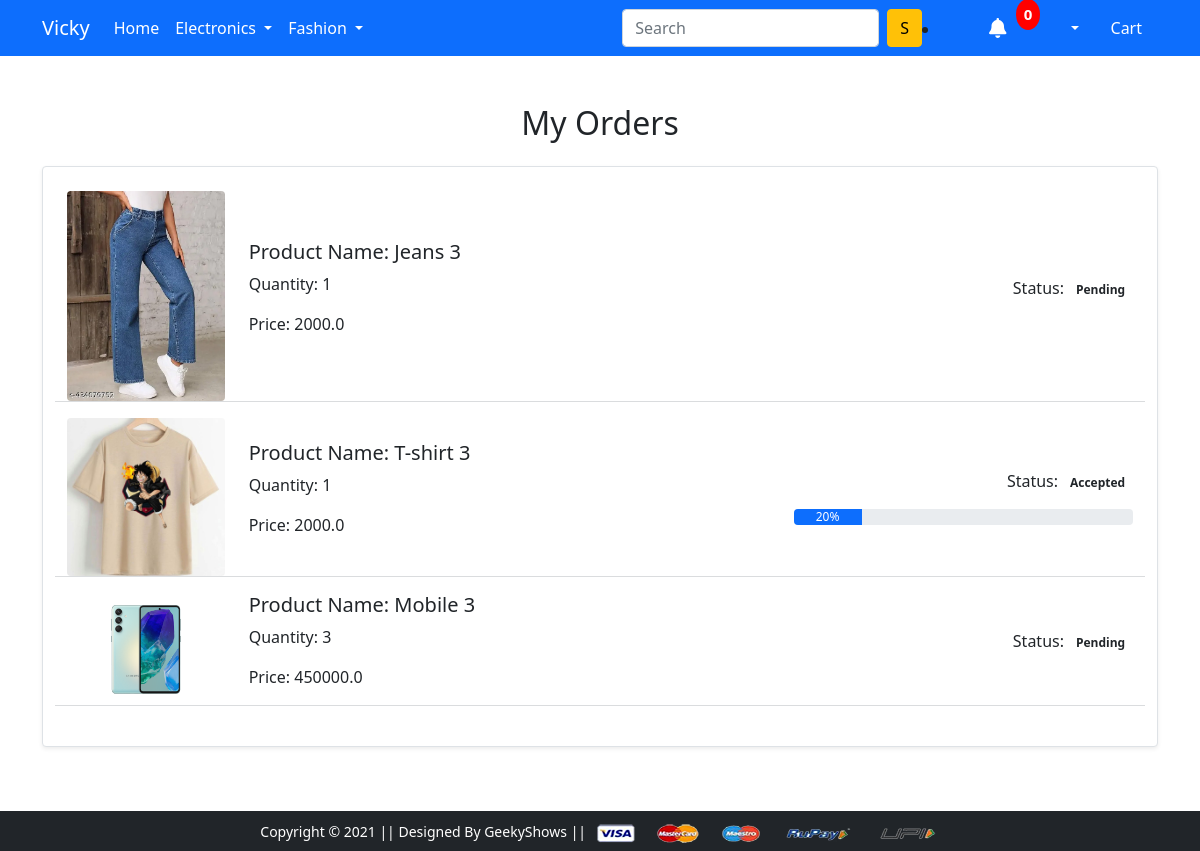
The page /orders/ (signed in) on the database as committed earlier.
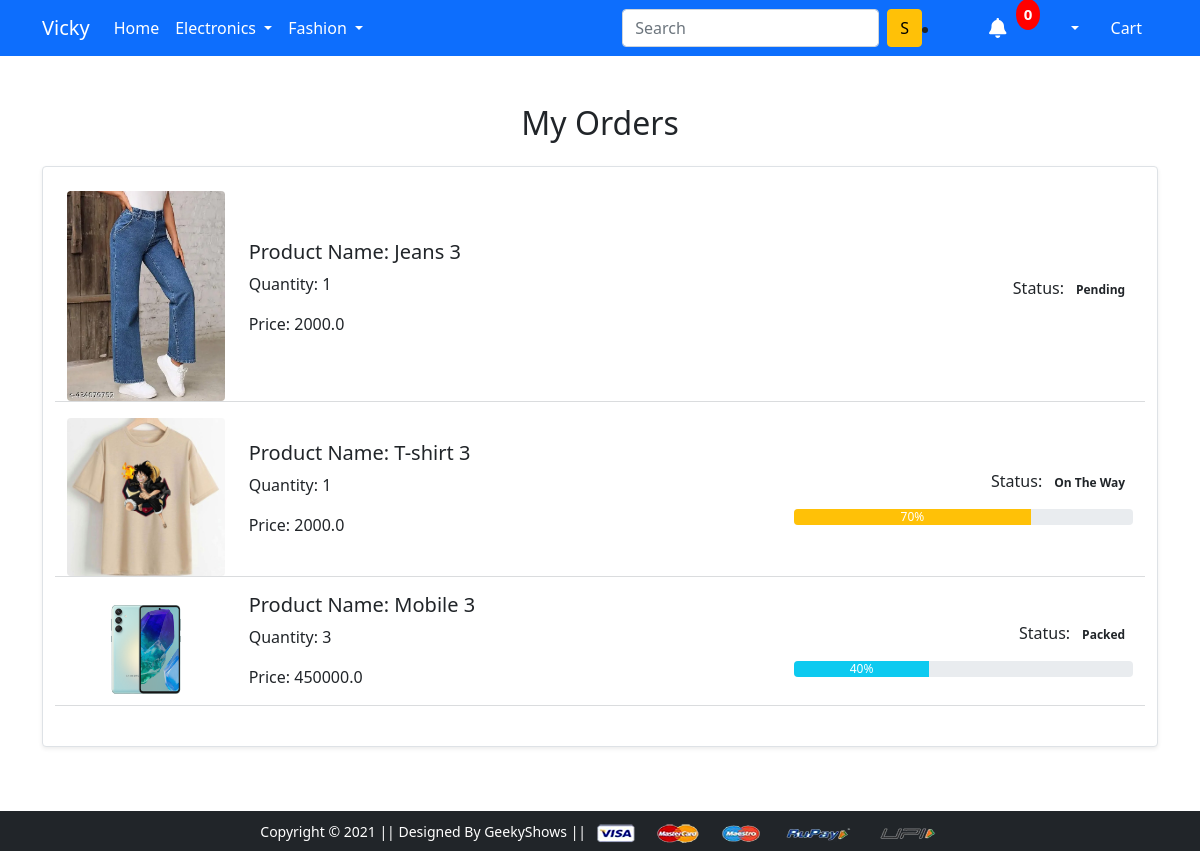
The same page on the database as committed later.
### app/models.py (models this page shows, shortened)
class OrderPlaced(models.Model):
    user=models.ForeignKey(User, on_delete=models.CASCADE)
    customer=models.ForeignKey(Customer, on_delete=models.CASCADE)
    product=models.ForeignKey(Product, on_delete=models.CASCADE)
    quantity=models.PositiveIntegerField(default=1)
    ordered_date=models.DateTimeField(auto_now_add=True)
    status=models.CharField(max_length=50, choices=STATUS_CHOICES, default='Pending')
    @property
    def total_cost_of_each_ordered_item(self):
        return (self.product.discounted_price * self.quantity)

class Product(models.Model):
    title=models.CharField(max_length=100)
    selling_price=models.FloatField()
    discounted_price=models.FloatField()
    description=models.TextField()
    brand=models.CharField(max_length=100)
    category=models.CharField(choices=CATEGORY_CHOICES, max_length=2)
    product_image=models.ImageField(upload_to='productimg')

### app/views.py (the view)
# urls.py: path('orders/', views.orders, name='orders'),
@login_required(login_url='/accounts/login/')
def orders(request):
 user=request.user
 order_details=OrderPlaced.objects.filter(user=user)
 return render(request, 'app/orders.html', {'order_details': order_details})

### app/templates/app/orders.html (shortened to what this page needs)
{% extends 'app/base.html' %}
{% load static %}
{% block main-content %}
<div class="container my-5">
    <h2 class="text-center mb-4">My Orders</h2>
    <div class="list-group">
        <div class="list-group-item mb-3 p-4 border rounded shadow-sm">
            <div class="row align-items-center">
                {% for item in order_details %}
                <div class="col-md-2">
                    <img src="{{item.product.product_image.url}}" alt="Product Image" class="img-fluid rounded">
                </div>
                <div class="col-md-6">
                    <h5>Product Name: <span class="product-name">{{item.product.title}}</span></h5>
                    <p>Quantity: <span class="product-quantity">{{item.quantity}}</span></p>
                    <p>Price: <span class="product-price">{{item.total_cost_of_each_ordered_item}}</span></p>
                </div>
                <div class="col-md-4 text-md-end">
                    <p>Status: <span class="badge text-dark">{{item.status}}</span></p>
                    {% if item.status == 'Accepted' %}
                    <div class="progress">
                        <div class="progress-bar" role="progressbar" style="width: 20%;" aria-valuenow="20"
                            aria-valuemin="0" aria-valuemax="100">
                            20%
                        </div>
                    </div>
                    {% endif %}
                    {% if item.status == 'Packed' %}
                    <div class="progress">
                        <div class="progress-bar bg-info" role="progressbar" style="width: 40%;" aria-valuenow="40"
                            aria-valuemin="0" aria-valuemax="100">
                            40%
                        </div>
                    </div>
                    {% endif %}
                    {% if item.status == 'On The Way' %}
                    <div class="progress">
                        <div class="progress-bar bg-warning" role="progressbar" style="width: 70%;" aria-valuenow="70"
                            aria-valuemin="0" aria-valuemax="100">
                            70%
                        </div>
                    </div>
                    {% endif %}
                </div>
                <hr class="text-muted">
                {% endfor %}
            </div>
        </div>
    </div>
</div>
{% endblock main-content %}

Rows that differ between the two databases and show on the page:
changed OrderPlaced "T-shirt 3": status "Accepted" → "On The Way"; status "20%" → "70%"
changed OrderPlaced "Mobile 3": status "Pending" → "Packed"; now shows "40%"
